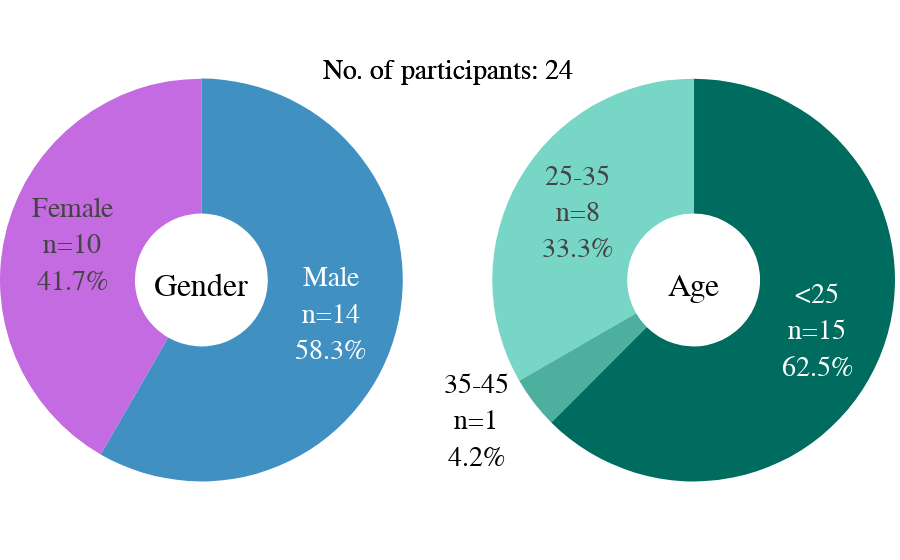

Source (notebook cell):
### Markdown cell above
### Demographics

### Code cell
# # Print unique value counts of Age, Gender, and Education
# print("Unique values in Age:")
# print(df_zh['Age'].value_counts())
# print("\nUnique values in Gender:")
# print(df_zh['Gender'].value_counts())
# print("\nUnique values in Education:")
# print(df_zh['Education'].value_counts())

# Sawp colors
gender_colors = gender_colors[::-1]

# Prepare gender and age counts and percentages
gender_counts = df_zh['Gender'].value_counts()
gender_labels = gender_counts.index
gender_labels_en = ['Male' if g == 'male' else 'Female' for g in gender_labels]
gender = gender_counts / gender_counts.sum() * 100

age_counts = df_zh['Age'].value_counts().sort_index()
age = age_counts / age_counts.sum() * 100

# Gender pie with custom colors
gender_pie = go.Pie(
    labels=gender_labels_en,
    values=gender.values,
    name='Gender',
    hole=0.33,
    title='Gender',
    marker=dict(colors=gender_colors),
    customdata=np.stack([gender_labels_en, gender_counts.values, gender.values], axis=-1),
    textinfo='text',
    textfont=dict(size=28),
    text=[f"{label}<br>n={int(n)}<br>{p:.1f}%" for label, n, p in zip(gender_labels_en, gender_counts.values, gender.values)],
)

# Age pie with custom teal shades (repeat if more age groups)
age_colors = (age_shades * ((len(age) // len(age_shades)) + 1))[:len(age)]
age_pie = go.Pie(
    labels=age.index,
    values=age.values,
    name='Age',
    hole=0.33,
    title='Age',
    marker=dict(colors=age_colors),
    customdata=np.stack([age.index, age_counts.values, age.values], axis=-1),
    textinfo='text',
    textfont=dict(size=28),
    text=[f"{label}<br>n={int(n)}<br>{p:.1f}%" for label, n, p in zip(age.index, age_counts.values, age.values)],
)

# Create subplot with 1 row and 2 columns
fig = make_subplots(
    rows=1, cols=2, specs=[[{'type':'domain'}, {'type':'domain'}]],
    subplot_titles=['Gender Distribution', 'Age Distribution']
)

fig.add_trace(gender_pie, 1, 1)
fig.add_trace(age_pie, 1, 2)

fig.update_layout(
    font = dict(family="Times New Roman, serif", size=32, color='black'),
    margin=dict(l=0, r=0, t=0, b=0),
    showlegend=False,
    legend=dict(
        font=dict(size=28),
        orientation='v',
        x=0.5,
        xanchor='center',
        y=1,
        yanchor='top'
    ),
    annotations=[
        dict(
            text=f'No. of participants: {df_zh.shape[0]}',
            x=0.5, y=0.9, xref='paper', yref='paper',
            showarrow=False, font=dict(size=28), align='center'
        )
    ]
)

fig.show()

# Save it as html
fig.write_html('demographics_zh.html')

# Save it as image
fig.write_image('demographics_zh.png', scale=3, width=1000, height=400)

### Figure 1 — Plotly figure (JSON) as saved in the notebook; plotly's stock layout.template omitted (floating-point values rounded to 4 significant figures)
{"data": [{"customdata": [["Male", "14", "58.333333333333336"], ["Female", "10", "41.66666666666667"]], "domain": {"x": [0, 0.45], "y": [0, 1]}, "hole": 0.33, "labels": ["Male", "Female"], "marker": {"colors": ["#4090C2", "#C46BE1"]}, "name": "Gender", "text": ["Male<br>n=14<br>58.3%", "Female<br>n=10<br>41.7%"], "textfont": {"size": 28}, "textinfo": "text", "title": {"text": "Gender"}, "type": "pie", "values": [58.33, 41.67]}, {"customdata": [["25-35", 8, 33.33], ["35-45", 1, 4.167], ["<25", 15, 62.5]], "domain": {"x": [0.55, 1], "y": [0, 1]}, "hole": 0.33, "labels": ["25-35", "35-45", "<25"], "marker": {"colors": ["#77D6C6", "#4DAF9E", "#006B5F"]}, "name": "Age", "text": ["25-35<br>n=8<br>33.3%", "35-45<br>n=1<br>4.2%", "<25<br>n=15<br>62.5%"], "textfont": {"size": 28}, "textinfo": "text", "title": {"text": "Age"}, "type": "pie", "values": [33.33, 4.167, 62.5]}], "layout": {"annotations": [{"align": "center", "font": {"size": 28}, "showarrow": false, "text": "No. of participants: 24", "x": 0.5, "xanchor": "center", "xref": "paper", "y": 0.9, "yanchor": "bottom", "yref": "paper"}, {"align": "center", "font": {"size": 28}, "showarrow": false, "text": "No. of participants: 24", "x": 0.5, "xanchor": "center", "xref": "paper", "y": 0.9, "yanchor": "bottom", "yref": "paper"}], "font": {"color": "black", "family": "Times New Roman, serif", "size": 32}, "legend": {"font": {"size": 28}, "orientation": "v", "x": 0.5, "xanchor": "center", "y": 1, "yanchor": "top"}, "margin": {"b": 0, "l": 0, "r": 0, "t": 0}, "showlegend": false}}
